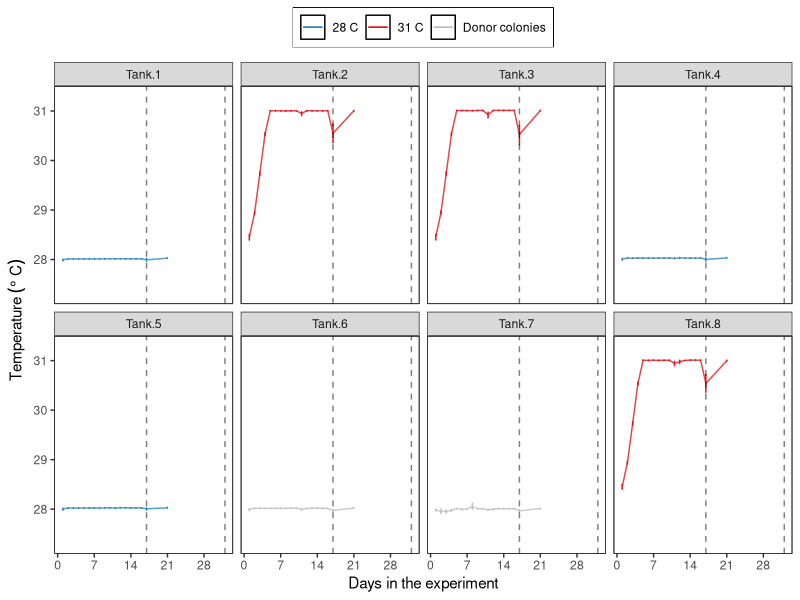
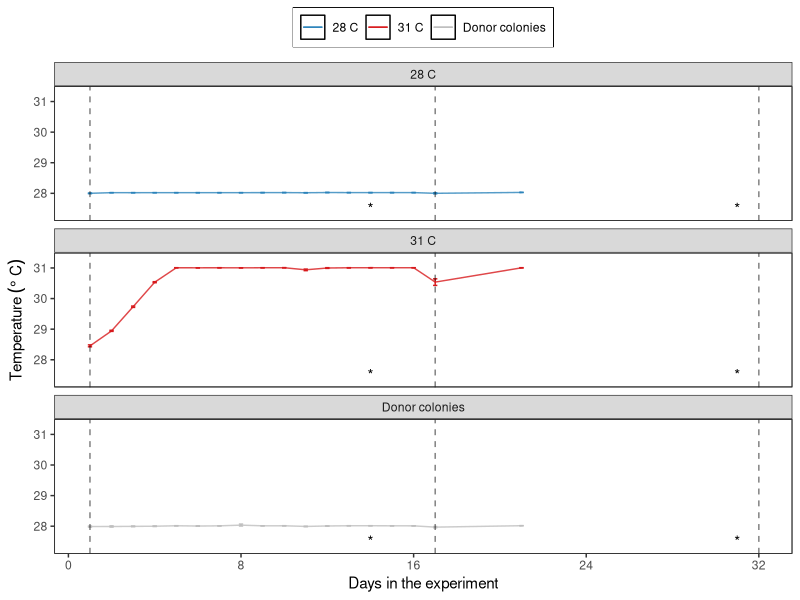
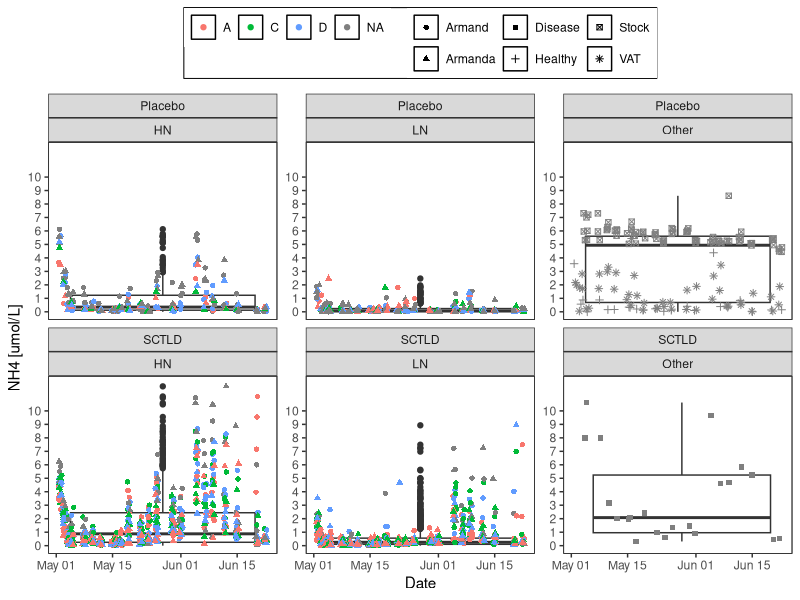
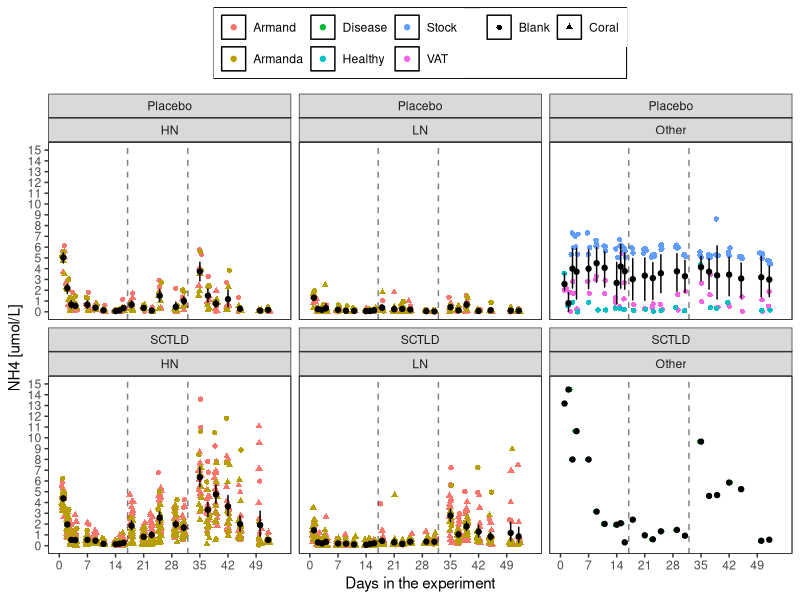
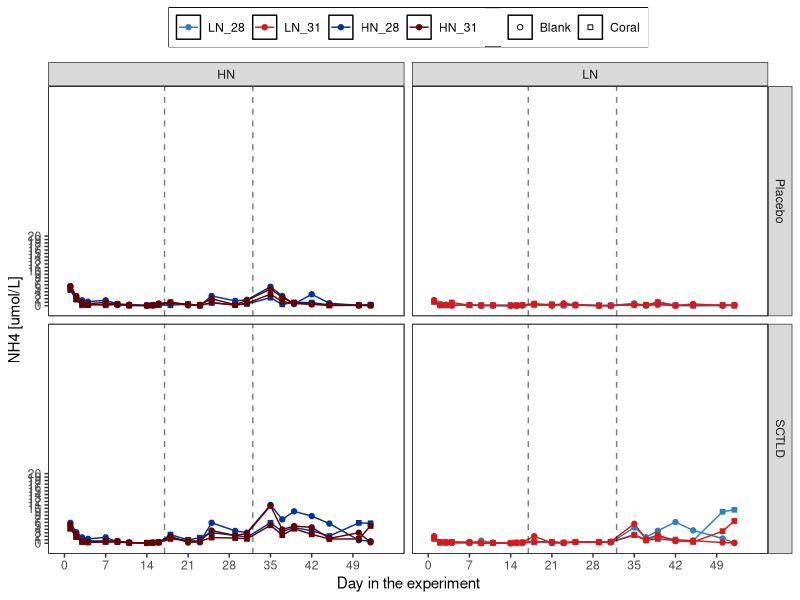
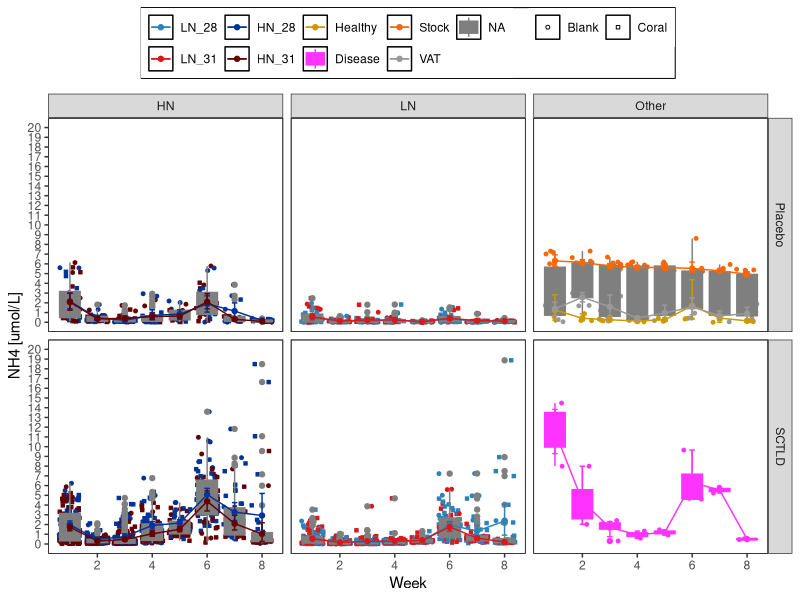
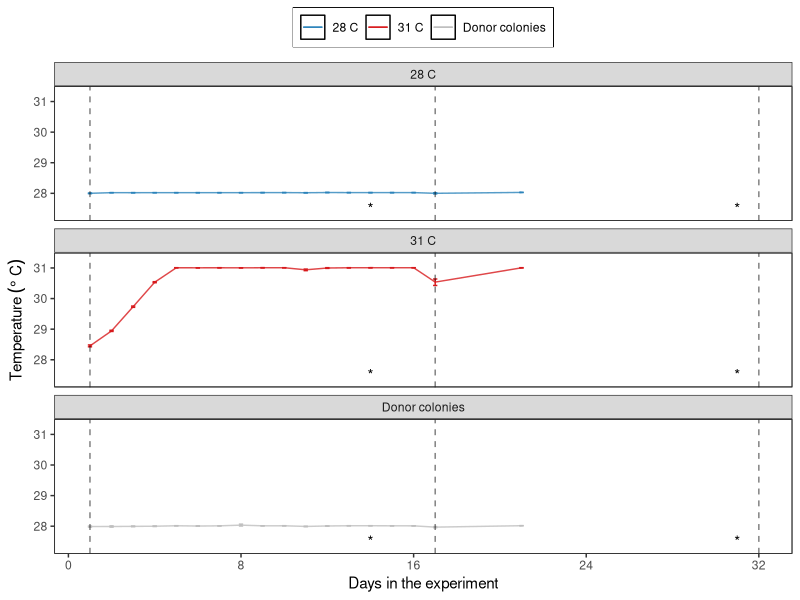

Here is the R script that generated these plots, in order: (Note: this script raises an error after producing the figures.)
## ---- chunk 1
knitr::opts_chunk$set(echo = TRUE, warning=FALSE, message=FALSE)
## ---- chunk 2

# Load all libraries and sources required to run the script
    library(tidyverse)
    library(ggthemes)
    library(ggplot2)
    library(plyr)
    library(tidyr)

    library(plotrix)
    library(lme4)
    library(lmerTest)
    library(emmeans)
    library(reshape2)

# Graphs
# Plots
MyTheme<-theme_bw() +  
theme(legend.position="top",
          plot.background=element_blank(),
          #axis.text.x = element_text(angle = 90, vjust = 0.5),
          panel.grid.major.y = element_blank(),
          panel.grid.major.x = element_blank(),
          panel.grid.minor.x = element_blank(),
          panel.grid.minor.y = element_blank(),
          legend.box.background = element_rect(),
          legend.title = element_blank(),
          panel.background =element_rect(fill = NA, 
                                         color = "black"))#+
  #guides(fill=guide_legend(nrow=2,byrow=TRUE), shape=guide_legend(nrow=3,byrow=TRUE))

Treat_fill<-scale_fill_manual(values =
                           c("#2b83ba", "#003399",
                             "#d7191c", "#660000"))

Treat_colour<-scale_colour_manual(values =
                           c("#2b83ba", "#003399",
                             "#d7191c", "#660000"))
  
## ---- chunk 3
# Data
    Temp<-read.csv("Data/Temperature.csv", header = TRUE)
    #summary(Temp)
    Temp$Time<-as.POSIXct(Temp$Time, format="%m/%d/%Y %H:%M",
                               tz = "America/New_York" )
    Temp<-Temp %>% filter(!between(Time, as.POSIXct('2023-05-18 08:50:00.00'),
                                as.POSIXct('2023-05-18 09:55:00.00')))
   
    
    Temp <- gather(Temp, Tank, Temperature, 
                   Tank.1:Tank.8, factor_key=TRUE)
    #Temp<-Temp[Temp$Tank!="Tank.6",]
    #Temp<-Temp[Temp$Tank!="Tank.7",]
    Temp<-Temp %>% mutate(Group =
                     case_when(Tank == "Tank.1" ~ "Control Temperature", 
                               Tank == "Tank.2" ~ "High Temperature", 
                               Tank == "Tank.3" ~ "High Temperature", 
                               Tank == "Tank.4" ~ "Control Temperature",
                               Tank == "Tank.5" ~ "Control Temperature", 
                               Tank == "Tank.6" ~ "Donor colonies", 
                               Tank == "Tank.7" ~ "Donor colonies", 
                               Tank == "Tank.8" ~ "High Temperature"))
    Temp$Group<-factor(Temp$Group, levels = c("Control Temperature",
                                              "High Temperature",
                                              "Donor colonies"))
    
    Temp<-Temp %>% mutate(Group2 =
                     case_when(Group == "Control Temperature" ~ "28 C", 
                               Group == "High Temperature" ~ "31 C", 
                               Group == "Donor colonies" ~ "Donor colonies"))
    
    # Remove data from tank that had a sensor failed
    Temp<-Temp %>% filter((Time<as.POSIXct('2023-06-02 00:50:00.00') | 
                          Tank!="Tank.8"))
    Temp$Date<-as.Date(Temp$Time)
    Temp$Day<-as.numeric(difftime(Temp$Date, 
                                  as.Date("2023-05-01"), units="days"))
    summary(Temp)
## ---- chunk 4
Temp_summary <- ddply (Temp[Temp$Day>0, ], .(Group2),
                         summarise,
                meanT = mean (Temperature, na.rm = T), 
                sdT = sd (Temperature, na.rm = T), 
                seT = std.error (Temperature, na.rm = T))
Temp_summary

Temp_summary <- ddply (Temp[Temp$Day>5, ], .(Group2),
                         summarise,
                meanT = mean (Temperature, na.rm = T), 
                sdT = sd (Temperature, na.rm = T), 
                seT = std.error (Temperature, na.rm = T))
Temp_summary
## ---- chunk 5
Temperature<- ggplot(Temp, aes (Time, Temperature)) +
  geom_jitter(aes(colour=Group), alpha=1, size=0.5)+
  # stat_summary(fun.data = "mean_cl_boot", 
  #              geom = "errorbar", width = 0.2,  color="black" )+
  # stat_summary(fun=mean, geom="point",  color="black") + 

  theme(legend.position = "bottom")+
  scale_y_continuous(limits = c(26, 32),
                      breaks = seq(0,32, 2),  
                      #   expand = c(0.01, 0.01),
                      name=("Temperature (C)")) +
  
    scale_x_datetime(breaks = "7 days",
                      date_labels = "%b %d",
                      limits = c(as.POSIXct("2023-05-02 12:30"),
                                 as.POSIXct("2023-06-24 18:00")),
                      #  expand = c(0.01, 0.01),
                      name=("Date")) +
   
  geom_vline(xintercept = as.POSIXct("2023-05-18"),
              linetype=2)+
  annotate("text", x = c(as.POSIXct("2023-05-13"), as.POSIXct("2023-06-12")), y = 27, label = "*")+
  
  MyTheme + facet_wrap(~Tank, ncol = 4)+
  #facet_wrap(~(fct_rev(Tank)), ncol = 4)+
  scale_colour_manual(
  values = c("#2b83ba", "#d7191c", "gray"))+
  theme(legend.position = "none")

#Temperature
## ---- chunk 6
Temperature<- ggplot(Temp, aes (Day, Temperature, colour=Group2)) +
  #geom_jitter(aes(colour=Group), alpha=1, size=0.5)+
  stat_summary(fun.data = "mean_cl_boot", 
                geom = "errorbar", width = 0.2)+
  stat_summary(fun=mean, geom="line", alpha=0.8) + 

  theme(legend.position = "bottom")+
  scale_y_continuous(limits = c(27.3, 31.3),
                      breaks = seq(0,32, 1),  
                      #   expand = c(0.01, 0.01),
                      name=expression(Temperature~(degree~C))) +
  scale_x_continuous(breaks = seq(0, 51, 7),
                      name=("Days in the experiment")) +
  
    # scale_x_date(breaks = "7 days",
    #                   date_labels = "%b %d",
    #                   limits = c(as.Date("2023-05-02"),
    #                              as.Date("2023-06-12")),
    #                   #  expand = c(0.01, 0.01),
    #                   name=("Date")) +
   
  #geom_vline(xintercept = as.Date(c("2023-05-18", "2023-06-02")),
  #            linetype=2, alpha=0.5)+
  # annotate("text", x = c(as.Date("2023-05-13"), 
  #                        as.Date("2023-06-02")), y = 27.5, label = "*")+
  geom_vline(xintercept = c(17, 32),
              linetype=2, alpha=0.5)+
  
  MyTheme + facet_wrap(~Tank, ncol = 4)+
  #facet_wrap(~(fct_rev(Tank)), ncol = 4)+
  scale_colour_manual(
  values = c("#2b83ba", "#d7191c", "gray"))+
  theme(legend.position = "top")

Temperature

#ggsave(file="Outputs/Temperature.svg", plot=Temperature, width=8, height=4)
## ---- chunk 7
TimeLine<- ggplot(Temp, aes (Day, Temperature, 
                                colour=Group2)) +
  #geom_jitter(aes(colour=Group), alpha=1, size=0.5)+
  stat_summary(fun.data = "mean_cl_boot", 
                geom = "errorbar", width = 0.2)+
  stat_summary(fun=mean, geom="line", alpha=0.8) + 

  theme(legend.position = "bottom")+
  scale_y_continuous(limits = c(27.3, 31.3),
                      breaks = seq(0,32, 1),  
                      #   expand = c(0.01, 0.01),
                      name=expression(Temperature~(degree~C))) +
  scale_x_continuous(breaks = seq(0, 51, 8),
                      name=("Days in the experiment")) +
  annotate("text", x = c(14, 31), y = 27.5, label = "*")+
  geom_vline(xintercept = c(1, 17, 32),
              linetype=2, alpha=0.5)+
  
  MyTheme + facet_wrap(~Group2, ncol = 1)+
  scale_colour_manual(
  values = c("#2b83ba", "#d7191c", "gray"))+
  theme(legend.position = "top")

TimeLine

ggsave(file="Outputs/TimeLine.svg", plot=TimeLine, width=4, height=6)
## ---- chunk 8
# Data
    data<-read.csv("Data/Nutrients.csv", header = TRUE)
    #data<-data[data$Sample.ID<1843,]
    #summary(data)
    
    data$N<-as.numeric(data$N)
    
    data$Date<-as.Date(data$Date)
    #data$Time<-as.POSIXct(data$Time)
    library(lubridate)
    data$Week<-isoweek(ymd(data$Date))
    data$Week<-as.numeric(data$Week-17)
    
    #data$TimePoint<-factor(data$TP)-17
    data$Target<-factor(data$Target,
                           levels=c("0", "5", "6"))
    # data$Pump<-factor(data$Pump,
    #                        levels=c("1", "2"))
    
    data<-droplevels(data)
    data$Treatment<-factor(data$Treatment, 
                           levels = c ("LN_28", "LN_31", "HN_28", "HN_31",
                                       "Healthy", "Disease",  "Stock", "VAT"))
    data$Treatment3<-factor(paste(data$Nutrients, 
                                  data$Disease, sep = "_"))
    data<-data[data$Date!="2023-05-18", ]
    data$Day<-as.numeric(difftime(data$Date, 
                                  as.Date("2023-05-01"), units="days"))

    summary(data)
## ---- chunk 9
NH4_plot<- ggplot(data, aes (Target, NH4)) +
  #geom_boxplot ()+
  geom_jitter(aes(colour=Arm, shape=Pump), alpha=1)+
  # stat_summary(fun.data = "mean_cl_boot", 
  #              geom = "errorbar", width = 0.2,  color="black" )+
  # stat_summary(fun=mean, geom="point",  color="black") + 
  #geom_point(shape=21)+

 
  theme(legend.position = "bottom")+
  scale_y_continuous(#limits = c(0, 11),
                      breaks = seq(0,12, 2.5),  
                      #   expand = c(0.01, 0.01),
                      name=("NH4 [umol/L]")) +
  # geom_hline(yintercept = 4.1, linetype=2)+
  # geom_hline(yintercept = 0.3, linetype=2)+
  MyTheme +
  facet_grid(Beaker.conditions~Date, scales = "free_y")

#NH4_plot
## ---- chunk 10
NH4_genotype<- ggplot(data, aes (Date, NH4)) +
  geom_boxplot ()+
  geom_jitter(aes(colour=Genotype, shape=Arm), alpha=1)+
  # stat_summary(fun.data = "mean_cl_boot", 
  #              geom = "errorbar", width = 0.2,  color="black" )+
  # stat_summary(fun=mean, geom="point",  color="black") + 
  #geom_point(shape=21)+

  theme(legend.position = "bottom")+
  scale_y_continuous(limits = c(0, 12),
                      breaks = seq(0,10, 1),  
                      #   expand = c(0.01, 0.01),
                      name=("NH4 [umol/L]")) +
  # geom_hline(yintercept = 4.1, linetype=2)+
  # geom_hline(yintercept = 0.3, linetype=2)+
  MyTheme +
  facet_wrap(Disease~Nutrients, scales = "free_y")
NH4_genotype
## ---- chunk 11
NH4_Arms<- ggplot(data, aes (Day, NH4)) +
  #geom_boxplot ()+
  geom_jitter(aes(colour=Arm, shape=Beaker.conditions), alpha=1)+
  stat_summary(fun.data = "mean_cl_boot", 
                geom = "errorbar", width = 0.2,  color="black" )+
   stat_summary(fun=mean, geom="point",  color="black") + 
  #geom_point(shape=21)+

  theme(legend.position = "bottom")+
  geom_vline(xintercept = c(17, 32),
              linetype=2, alpha=0.5)+
  scale_x_continuous(limits = c(0, 55),
                      breaks = seq(0,55, 7),  
                      #   expand = c(0.01, 0.01),
                      name=("Days in the experiment")) +
  scale_y_continuous(limits = c(0, 15),
                      breaks = seq(0,20, 1),  
                      #   expand = c(0.01, 0.01),
                      name=("NH4 [umol/L]")) +
  # geom_hline(yintercept = 4.1, linetype=2)+
  # geom_hline(yintercept = 0.3, linetype=2)+
  MyTheme +
  facet_wrap(Disease~Nutrients)

NH4_Arms
## ---- chunk 12
Corals<-data[data$Nutrients!="Other", ]
NH4_Temp<- ggplot(Corals, aes (Day, NH4, fill=Treatment, 
                               colour=Treatment,
                               shape=Beaker.conditions)) +
 
  #geom_jitter(aes(colour=Treatment, shape=Beaker.conditions), 
  #alpha=1, size =1)+
  #geom_boxplot ()+
  scale_shape_manual(values=c(21, 22))+
  scale_color_manual(values=c("#2b83ba", "#d7191c", "#003399", "#660000",
                              '#CC9900','#FF33FF', '#FF6600', "#999999"))+
  scale_fill_manual(values=c("#2b83ba", "#d7191c", "#003399", "#660000",
                              '#CC9900','#FF33FF', '#FF6600', "#999999"))+
  # stat_summary(fun.data = "mean_cl_boot", 
  #               geom = "errorbar", width = 0.2)+
  stat_summary(fun.data = "mean_cl_boot", 
                geom = "line")+
  stat_summary(fun=mean, geom="point") + 
  #geom_point(shape=21)+
   geom_vline(xintercept = c(17, 32),
              linetype=2, alpha=0.5)+
  scale_x_continuous(limits = c(0, 55),
                      breaks = seq(0,55, 7),  
                      #   expand = c(0.01, 0.01),
                      name=("Day in the experiment")) +
  scale_y_continuous(limits = c(0, 60),
                      breaks = seq(0, 20, 1),  
                      #   expand = c(0.01, 0.01),
                      name=("NH4 [umol/L]")) +
  # geom_hline(yintercept = 4.1, linetype=2)+
  # geom_hline(yintercept = 0.3, linetype=2)+
  #ylim()+
  MyTheme
  #NH4_Temp+facet_wrap(~Nutrients)
NH4_Temp+facet_grid(Disease~Nutrients)
## ---- chunk 13
NH4_W<- ggplot(data, aes (Week, NH4, fill=Treatment, colour=Treatment)) +
 
  geom_jitter(aes(colour=Treatment, shape=Beaker.conditions), 
              alpha=1, size =1)+
  geom_boxplot(aes (Week, NH4, fill=Treatment, group=Week))+
  scale_shape_manual(values=c(21, 22))+
  scale_color_manual(values=c("#2b83ba", "#d7191c", "#003399", "#660000",
                              '#CC9900','#FF33FF', '#FF6600', "#999999"))+
  scale_fill_manual(values=c("#2b83ba", "#d7191c", "#003399", "#660000",
                              '#CC9900','#FF33FF', '#FF6600', "#999999"))+
  stat_summary(fun.data = "mean_cl_boot", 
                geom = "errorbar", width = 0.2)+
  stat_summary(fun.data = "mean_cl_boot", 
                geom = "line")+
  stat_summary(fun=mean, geom="point") + 
  #geom_point(shape=21)+
 
  theme(legend.position = "bottom")+
  scale_y_continuous(limits = c(0, 20),
                      breaks = seq(0,20, 1),  
                      #   expand = c(0.01, 0.01),
                      name=("NH4 [umol/L]")) +
  # geom_hline(yintercept = 4.1, linetype=2)+
  # geom_hline(yintercept = 0.3, linetype=2)+
  MyTheme
  #NH4_Temp+facet_wrap(~Nutrients)
  NH4_W+facet_grid(Disease~Nutrients)
## ---- chunk 14
Corals<-data[data$Nutrients!="Other", ]

Concentrations <- ddply (Corals, .(Treatment, Disease, Beaker.conditions, Nutrients, Day),
                         summarise,
                meanNH4 = mean (NH4, na.rm = T), 
                sdNH4 = sd (NH4, na.rm = T), 
                seNH4 = std.error (NH4, na.rm = T))
Concentrations

Concentrations$Beaker.conditions<-factor(Concentrations$Beaker.conditions, 
                                            levels=c("Coral", "Blank"))
Concentrations$Nutrients<-factor(Concentrations$Nutrients, 
                                            levels=c("LN", "HN"))

write.csv(Concentrations, "Outputs/Concentrations.csv")

# Standard error of the mean

NH4_day<-ggplot(Concentrations, aes(x=Day, y=(meanNH4), colour=Treatment, shape=Beaker.conditions)) + 
    geom_errorbar(aes(ymin=(meanNH4-seNH4), ymax=(meanNH4+seNH4)), 
                  width=.1, position=position_dodge(0.5)) +
    geom_line(position=position_dodge(0.5), aes(linetype=Beaker.conditions)) +
    geom_point(position=position_dodge(0.5), aes(fill=Treatment), size=1)+
  scale_shape_manual(values=c(21, 22))+
  scale_color_manual(values=c("#2b83ba", "#d7191c", "#003399", "#660000"))+
  scale_fill_manual(values=c("#2b83ba", "#d7191c", "#003399", "#660000"))+
  geom_vline(xintercept = c(17, 32),
              linetype=2, alpha=0.5)+
  scale_x_continuous(#limits = c(0, 55),
                      breaks = seq(0,55, 8),  
                      #   expand = c(0.01, 0.01),
                      name=("Days in the experiment")) +
  scale_y_continuous(#limits = c(0, 60),
                      breaks = seq(0, 35, 2.5),  
                      #   expand = c(0.01, 0.01),
                      name=("NH4 [uM]")) + MyTheme +
  facet_grid(Disease~Nutrients)
NH4_day

#ggsave(file="Outputs/Nutrients.svg", plot=NH4_day, width=7.5, height=5)
## ---- chunk 15
NH4_day<- ggplot(Corals, aes (Day, NH4, fill=Treatment, 
                               colour=Treatment,
                               shape=Beaker.conditions)) +
 
  geom_jitter(aes(colour=Treatment, shape=Beaker.conditions), alpha=1, size =1)+
  #geom_boxplot ()+
  scale_shape_manual(values=c(21, 22))+
  scale_color_manual(values=c("#2b83ba", "#d7191c", "#003399", "#660000",
                              '#CC9900','#FF33FF', '#FF6600', "#999999"))+
  scale_fill_manual(values=c("#2b83ba", "#d7191c", "#003399", "#660000",
                              '#CC9900','#FF33FF', '#FF6600', "#999999"))+
  # stat_summary(fun.data = "mean_cl_boot", 
  #               geom = "errorbar", width = 0.2)+
  stat_summary(fun.data = "mean_cl_boot", 
                geom = "line")+
  stat_summary(fun=mean, geom="point") + 
  #geom_point(shape=21)+
   geom_vline(xintercept = c(17, 32),
              linetype=2, alpha=0.5)+
  scale_x_continuous(limits = c(0, 55),
                      breaks = seq(0,55, 7),  
                      #   expand = c(0.01, 0.01),
                      name=("Day in the experiment")) +
  scale_y_continuous(limits = c(0, 60),
                      breaks = seq(0, 60, 5),  
                      #   expand = c(0.01, 0.01),
                      name=("NH4 [umol/L]")) +
  MyTheme
#NH4_Temp+facet_wrap(~Nutrients)
NH4_day+facet_grid(Disease~Nutrients)
## ---- chunk 16
NH4_week<- ggplot(Corals, aes(Week, NH4, fill=Treatment, colour=Treatment)) +
 
  geom_jitter(aes(colour=Treatment, shape=Beaker.conditions), 
              alpha=1, size =2)+
  geom_boxplot(aes (Week, NH4, fill=Treatment, group=Week))+
  scale_shape_manual(values=c(21, 22))+
  scale_color_manual(values=c("#2b83ba", "#d7191c", "#003399", "#660000",
                              '#CC9900','#FF33FF', '#FF6600', "#999999"))+
  scale_fill_manual(values=c("#2b83ba", "#d7191c", "#003399", "#660000",
                              '#CC9900','#FF33FF', '#FF6600', "#999999"))+
  # stat_summary(fun.data = "mean_cl_boot", 
  #               geom = "errorbar", width = 0.2)+
  # stat_summary(fun.data = "mean_cl_boot", 
  #               geom = "line")+
  stat_summary(fun=mean, geom="point") + 
  #geom_point(shape=21)+
 
  theme(legend.position = "bottom")+
  scale_y_continuous(limits = c(0, 15),
                      breaks = seq(0,20, 1),  
                      #   expand = c(0.01, 0.01),
                      name=("NH4 [umol/L]")) +
  scale_x_continuous(limits = c(1, 8),
                      breaks = seq(0,8, 1),  
                      #   expand = c(0.01, 0.01),
                      name=("NH4 [umol/L]")) +
  # geom_hline(yintercept = 4.1, linetype=2)+
  # geom_hline(yintercept = 0.3, linetype=2)+
  MyTheme
  #NH4_Temp+facet_wrap(~Nutrients)
  NH4_week+facet_grid(Disease~Nutrients)
## ---- chunk 17
NH4_3<- ggplot(data[data$Nutrients=="Other", ],
               aes(Week, NH4, fill=Treatment, colour=Treatment)) +
 
  geom_jitter(aes(colour=Treatment), 
              alpha=1, size =2)+
  #geom_boxplot(aes (Week, NH4, fill=Treatment, group=Week))+
  scale_shape_manual(values=c(21, 22))+
  scale_color_manual(values=c('#CC9900','#FF33FF', '#FF6600', "#999999"))+
  scale_fill_manual(values=c('#CC9900','#FF33FF', '#FF6600', "#999999"))+
   stat_summary(fun.data = "mean_cl_boot", 
                 geom = "errorbar", width = 0.2)+
   stat_summary(fun.data = "mean_cl_boot", 
                 geom = "line")+
  stat_summary(fun=mean, geom="point") + 
  #geom_point(shape=21)+
 
  theme(legend.position = "bottom")+
  scale_y_continuous(#limits = c(0, 15),
                      breaks = seq(0,20, 1),  
                      #   expand = c(0.01, 0.01),
                      name=("NH4 [umol/L]")) +
  # geom_hline(yintercept = 4.1, linetype=2)+
  # geom_hline(yintercept = 0.3, linetype=2)+
  MyTheme
  #NH4_Temp+facet_wrap(~Nutrients)
  NH4_3+facet_grid(~Disease)
## ---- chunk 18
N_Temp<- ggplot(data, aes (Date, N, fill=Treatment, colour=Treatment )) +
 
  geom_jitter(aes(colour=Treatment, shape=Beaker.conditions), alpha=1, size =1)+
  #geom_boxplot ()+
  scale_shape_manual(values=c(21, 22))+
  scale_color_manual(values=c("#2b83ba", "#d7191c", "#003399", "#660000",
                              '#CC9900','#FF33FF', '#FF6600', "#999999"))+
  scale_fill_manual(values=c("#2b83ba", "#d7191c", "#003399", "#660000",
                              '#CC9900','#FF33FF', '#FF6600', "#999999"))+
  stat_summary(fun.data = "mean_cl_boot", 
                geom = "errorbar", width = 0.2)+
   stat_summary(fun.data = "mean_cl_boot", 
                geom = "line")+
   stat_summary(fun=mean, geom="point") + 
 
  theme(legend.position = "bottom")+
  scale_y_continuous(limits = c(0, 15),
                      breaks = seq(0,20, 1),  
                      #   expand = c(0.01, 0.01),
                      name=("NH4 [umol/L]")) +
  # geom_hline(yintercept = 4.1, linetype=2)+
  # geom_hline(yintercept = 0.3, linetype=2)+
  MyTheme
  #N_Temp+facet_wrap(~Nutrients)
N_Temp+facet_grid(Disease~Nutrients)

## ---- chunk 19
Concentrations <- ddply (data, .(Nutrients, Disease, Date),
                         summarise,
                meanNH4 = mean (NH4, na.rm = T), 
                sdNH4 = sd (NH4, na.rm = T))
Concentrations

Concentrations<-Concentrations %>% 
 mutate_if(is.numeric, round, digits=2)

# Concentrations<-reshape(Concentrations, idvar = c("Date"),
#                     timevar = c("Nutrients", "Disease"), direction = "wide")
# #Concentrations$Difference<-Concentrations$meanNH4.5-Concentrations$meanNH4.0
# Concentrations

## ---- chunk 20
NH4<- ggplot(data, aes (Treatment, NH4)) +
  geom_boxplot ()+
  #geom_jitter(aes(fill=Pump), alpha=1, shape=21,)+
  stat_summary(fun.data = "mean_cl_boot",geom = "errorbar", width = 0.2,  color="black" )+
  stat_summary(fun=mean, geom="point",  color="black") + 
  #geom_point(shape=21)+

 
  theme(legend.position = "bottom")+
  scale_y_continuous(limits = c(0, 11),
                      breaks = seq(0,10, 2.5),  
                      #   expand = c(0.01, 0.01),
                         name=("NH4 [umol/L]")) +
  MyTheme +
  facet_wrap(~Date, scales = "free_y")

#NH4
## ---- chunk 21

Concentrations_Day_Beaker <- ddply (data, .(Nutrients, Day, Beaker.conditions),
                         summarise,
                meanNH4 = mean (NH4, na.rm = T), 
                sdNH4 = sd (NH4, na.rm = T))
Concentrations_Day_Beaker

Concentrations_Nutrients_Day <- ddply (data, .(Nutrients, Day),
                         summarise,
                meanNH4 = mean (NH4, na.rm = T), 
                sdNH4 = sd (NH4, na.rm = T))
Concentrations_Nutrients_Day

Concentrations_Nutrients_Week <- ddply (data, .(Nutrients, Week),
                         summarise,
                meanNH4 = mean (NH4, na.rm = T), 
                sdNH4 = sd (NH4, na.rm = T))
Concentrations_Nutrients_Week

Concentrations<-Concentrations %>% 
 mutate_if(is.numeric, round, digits=2)

# Concentrations<-reshape(Concentrations, idvar = c("Date"),
#                     timevar = "Treatment", direction = "wide")
# Concentrations
# write.csv(Concentrations, "Outputs/weekly_NH4.csv", row.names = F)
## ---- chunk 22
## model 1: LMER for both species
  fit1<-lmerTest::lmer(NH4 ~Nutrients * Temp * Disease * Week +
                         (1|Beaker.conditions), data=data[data$Nutrients!="Other", ])
  isSingular(fit1)
  anova(fit1)
  step(fit1)
  ranova(fit1)
  
  summary(fit1)
  par(mfrow=c(2,2))
  plot(fit1)
  par(mfrow=c(1,1))
## ---- chunk 23
#Pairwise comparisons
Sw.emmc<-multcomp::cld(emmeans(fit1, specs=c("Nutrients", "Disease")))
Sw.emmc
## ---- chunk 24
# Creates bibliography 
#knitr::write_bib(c(.packages()), "packages.bib")
